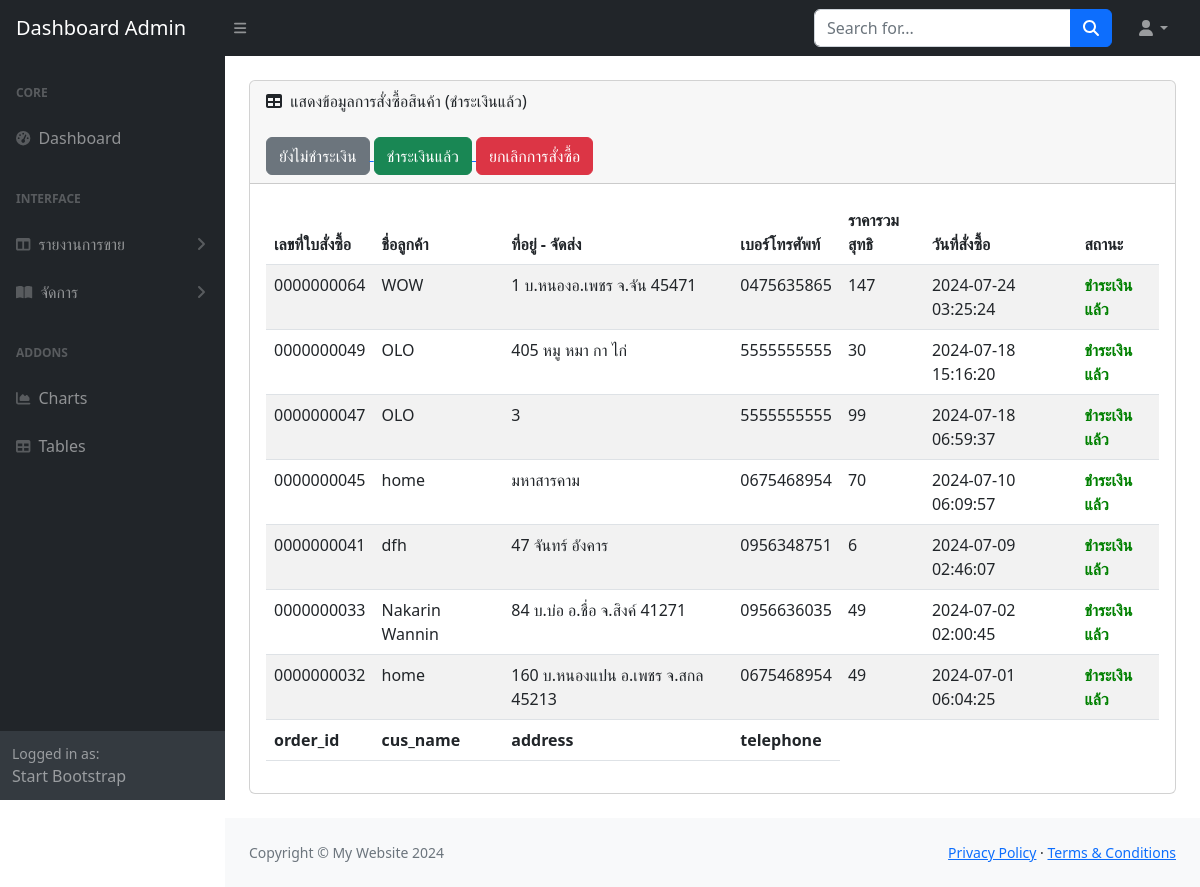
Screenshot of /admin/report_order_yes.php with the database file from the repository.
### tables this page shows
CREATE TABLE `tb_order` (
  `order_id` int(10) UNSIGNED ZEROFILL NOT NULL,
  `id` int(10) NOT NULL COMMENT 'ID คนซื้อ',
  `cus_name` varchar(60) NOT NULL,
  `address` text NOT NULL,
  `telephone` varchar(10) NOT NULL,
  `total_price` float NOT NULL,
  `order_status` varchar(1) NOT NULL COMMENT '0=ยกเลิกสินค้า\r\n1=ยังไม่ชำระเงิน\r\n2=ชำระเงิน\r\n3=รอตรวจสอบ',
  `reg_date` timestamp NOT NULL DEFAULT current_timestamp(),
  `dateMonth` varchar(30) NOT NULL,
  `zipcode` int(5) NOT NULL
);

### admin/report_order_yes.php (the view, shortened to what this page needs)
<!DOCTYPE html>
<html lang="en">
    <head>
        <link href="https://cdn.jsdelivr.net/npm/simple-datatables@7.1.2/dist/style.min.css" rel="stylesheet" />
        <link href="css/styles.css" rel="stylesheet" />
    </head>
    <body class="sb-nav-fixed">
        <?php
        include 'menu1.php';
        ?>
            <div id="layoutSidenav_content">
                <main>
                    <div class="container-fluid px-4">
                        <div class="card mb-4 mt-4">
                            <div class="card-header">
                                <i class="fas fa-table me-1"></i>
                                แสดงข้อมูลการสั่งซื้อสินค้า (ชำระเงินแล้ว)
                            <div>
                                <br>
                            <a href="report_order.php" > <button type="button" class="btn btn-secondary">ยังไม่ชำระเงิน</button> </a>
                            <a href="report_order_yes.php" > <button type="button" class="btn btn-success">ชำระเงินแล้ว</button> </a>
                            <a href="report_order_no.php" > <button type="button" class="btn btn-danger">ยกเลิกการสั่งซื้อ</button> </a>
                            </div>
                            </div>
                            <div class="card-body">
                                <table id="datatablesSimple" class="table table-striped">
                                    <thead>
                                        <tr>
                                            <th>เลขที่ใบสั่งซื้อ</th>
                                            <th>ชื่อลูกค้า</th>
                                            <th>ที่อยู่ - จัดส่ง</th>
                                            <th>เบอร์โทรศัพท์</th>
                                            <th>ราคารวมสุทธิ</th>
                                            <th>วันที่สั่งซื้อ</th>
                                            <th>สถานะ</th>
                                        </tr>
                                    </thead>
                                    <tfoot>
                                        <tr>
                                            <th>order_id</th>
                                            <th>cus_name</th>
                                            <th>address</th>
                                            <th>telephone</th>
                                        </tr>
                                    </tfoot>
                                    <tbody>
<?php
$sql = "select * from tb_order where order_status='2' order by reg_date DESC";
$result=mysqli_query($conn,$sql);
while($row=mysqli_fetch_array($result)){
$status = $row['order_status'];
?>
                                        <tr>
                                            <td><?=$row['order_id']?></td>
                                            <td><?=$row['cus_name']?></td>
                                            <td><?=$row['address']?></td>
                                            <td><?=$row['telephone']?></td>
                                            <td><?=$row['total_price']?></td>
                                            <td><?=$row['reg_date']?></td>
                                            <td>
                                            <?php
                                        if($status == 1){
                                            echo "ยังไม่ชำระเงิน";
                                        }else if($status == 2){
                                            echo "<b style='color:green '> ชำระเงินแล้ว </b> ";
                                        }else if($status == 0){
                                            echo "<b style='color:red '> ยกเลิกการสั่งซื้อ </b> ";
                                        }
                                            ?>
                                            </td>
                                        </tr>
                                    <?php
                                    }
                                    ?>
                                </table>
                            </div>
                        </div>
                    </div>
                </main>
                <?php
        include 'footer.php';
        ?>
            </div>
        </div>
    </body>
</html>

### rows the page displays
tb_order: order_id "0000000064", cus_name "WOW", address "1 บ.หนองอ.เพชร จ.จัน 45471", telephone "0475635865", total_price "147", reg_date "2024-07-24 03:25:24", order_status "ชำระเงินแล้ว"
tb_order: order_id "0000000049", cus_name "OLO", address "405 หมู หมา กา ไก่", telephone "5555555555", total_price "30", reg_date "2024-07-18 15:16:20", order_status "ชำระเงินแล้ว"
tb_order: order_id "0000000047", cus_name "OLO", address "3", telephone "5555555555", total_price "99", reg_date "2024-07-18 06:59:37", order_status "ชำระเงินแล้ว"
tb_order: order_id "0000000045", cus_name "home", address "มหาสารคาม", telephone "0675468954", total_price "70", reg_date "2024-07-10 06:09:57", order_status "ชำระเงินแล้ว"
tb_order: order_id "0000000041", cus_name "dfh", address "47 จันทร์ อังคาร", telephone "0956348751", total_price "6", reg_date "2024-07-09 02:46:07", order_status "ชำระเงินแล้ว"
tb_order: order_id "0000000033", cus_name "Nakarin Wannin", address "84 บ.บ่อ อ.ชื่อ จ.สิงค์ 41271", telephone "0956636035", total_price "49", reg_date "2024-07-02 02:00:45", order_status "ชำระเงินแล้ว"
tb_order: order_id "0000000032", cus_name "home", address "160 บ.หนองแปน อ.เพชร จ.สกล 45213", telephone "0675468954", total_price "49", reg_date "2024-07-01 06:04:25", order_status "ชำระเงินแล้ว"
